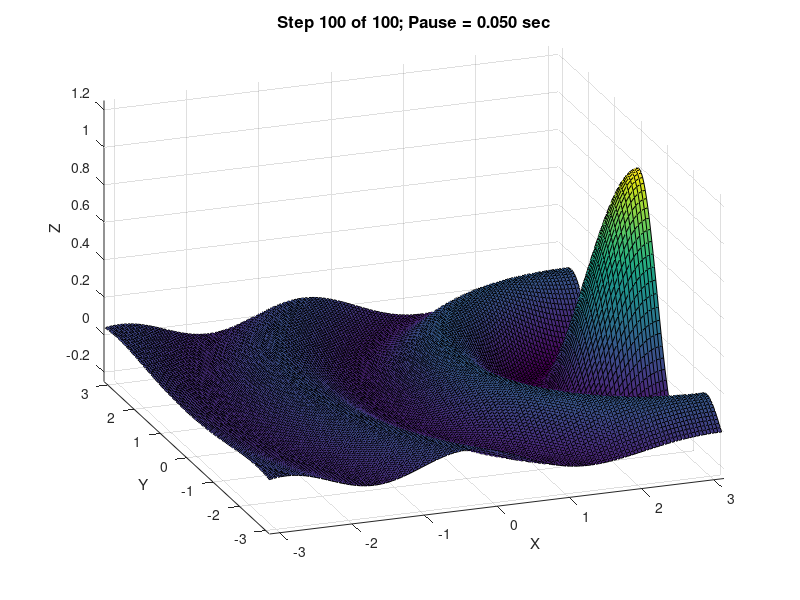

MATLAB code to generate this figure:
%Sinc3D_Movie.m
%
%JMA 12.4.17
%
%Loop driven screen movie of translating 3D RADIAL Cardinal Sine 

%Radial Sinc function, RSinc = sin(m*R)/m*R on x = -pi:dx:pi, 
%y = -pi:dy:pi, and R = sqrt(x^2 + y^2), 
%with dx = dy = 0.03 and m = 3.
%
%Here plot this using x_trans = x - i*max(x)/numstep in a loop 
%over i = 0:numstep.  This creates an translating x-vector. 
%The 0-value of x moves to the right edge of the plot over  
%the loop.  The higher numstep, the more steps it takes to 
%translate across the screen.

%SET UP
clc; clear all; close all; 


%DEFINE x vector
dx = 0.05; 
x = [-pi:dx:pi];
y = x; 

%MESHGRID ARRAYS FOR XX, YY: 
[XX, YY] = meshgrid(x,y);
    %CREATES 2D MATRICES (length(x), length(y)) with all  
    %x values in XX, and all the y values in YY.   
    %Then you can use thesefor 2D E-by-E calculations, 
    %as shown below: 

%anonymous cardinal sine fcn: 
RSinc = @ (n,X,Y) sin(n*sqrt(X.^2 + Y.^2))./...
                     (n*sqrt(X.^2 + Y.^2));
    %NB: could have defined 2D matrix R(XX,YY) above, 
    %and then re-used func1 from Sinc2D_movie.m

%Open Figure
fig1 = figure(1);
set(fig1, 'position', [1000 800 1000 700])

%DEFINE CONSTANTS: 
    numstep = 100; 
    m = 3; 
    wait = 0.05; 

%Loop 
for i = 0:numstep
    
    %Calculate "translating x" each time thru loop: 
    XX_pos_trans = XX - i*max(x)/numstep; 
    
    %Calculates translating sinc function:
    ZZ           = RSinc(m, XX_pos_trans, YY); 
    
    %PLOT!:
        %3D Surface Plot:
        surf(XX, YY, ZZ);
        %VIEWING ANGLE (Azimuth and Elevation)
        view(-20, 30)
        %Labels:
        xlabel('X'); ylabel('Y'), zlabel('Z');
        %AXIS LIMITS
        axis([-pi pi -pi pi -0.25 1.25])
        grid on
        
    %Title Counter: 
        textstring = ['Step ' num2str(i, '%4i') ' of ' ...
            num2str(numstep, '%4i') '; Pause = ' ...
            num2str(wait, '%1.3f') ' sec']; 
        title(textstring, 'fontsize', 12)
  
    %Movie Speed (frames per second)
        %Stops loop for wait seconds; controls fps of screen movie 
        pause(wait); 
        
    %hold off so you get new lines next time through the loop!
        hold off
        %What happens if you dont do hold off here?!!? 
    
end

